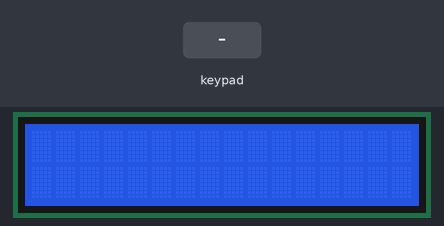
The sketch below on a simulated Arduino Uno, built with avr-gcc and run on an emulated ATmega328P. On the bench: 16×2 character LCD. The inputs (shaded band) are chosen by the test bench. What the sketch prints to the serial monitor is not drawn.

Above: at 1.2 s.
1.3 s: keypad keys 9 8 7 6 # pressed 0.4 s apart
At 4.4 s:
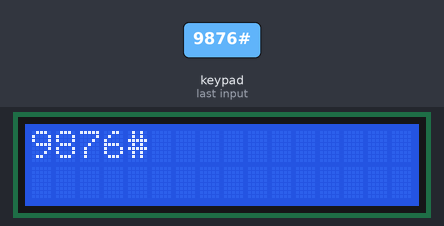
4.8 s: key 'A' pressed
At 5.6 s:
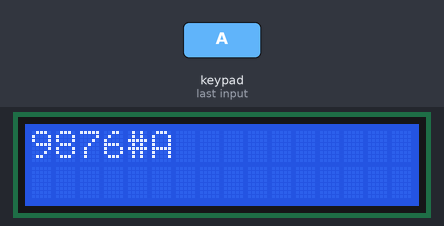
6.3 s: key 'B' pressed
At 6.9 s:
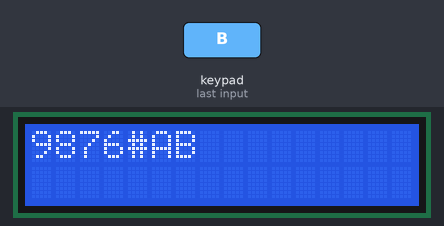
7.8 s: keypad keys 9 8 7 6 * pressed 0.4 s apart
At 10.3 s:
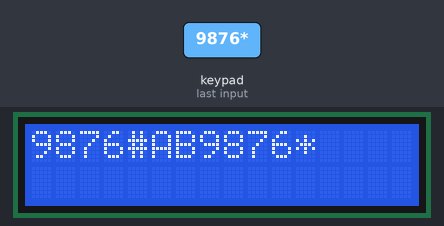
11.3 s: key 'C' pressed
At 11.7 s:
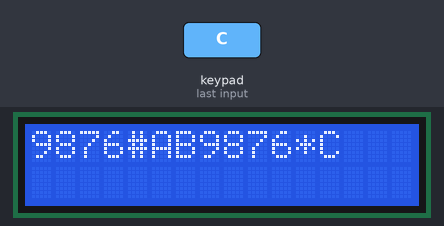
12.8 s: keypad keys 9 8 7 6 D pressed 0.4 s apart
At 15.5 s:
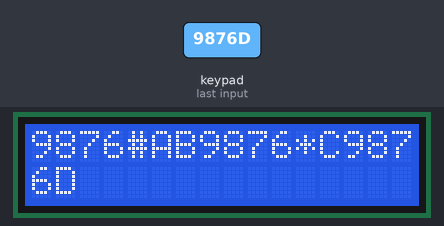
Timing chart, 0 to 17.0 s (numbered marks = the images above; inputs shaded):
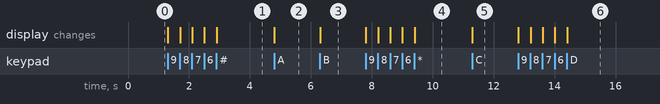

The sketch:

keypad_LCD.ino
```cpp
#include <LiquidCrystal_I2C.h>
#include <Wire.h>
#define BACKLIGHT_PIN 3

LiquidCrystal_I2C lcd(0x27, 2, 1, 0, 4, 5, 6, 7);


#include <Keypad.h>

int dalsi = 0;
int i=0;
int z=0;

const byte ROWS = 4; //four rows
const byte COLS = 4; //four columns
//define the cymbols on the buttons of the keypads
char hexaKeys[ROWS][COLS] = {
  {'1','2','3','A'},
  {'4','5','6','B'},
  {'7','8','9','C'},
  {'*','0','#','D'}
};
byte rowPins[ROWS] = {9, 8, 7, 6}; //connect to the row pinouts of the keypad
byte colPins[COLS] = {5, 4, 3, 2}; //connect to the column pinouts of the keypad

//initialize an instance of class NewKeypad
Keypad customKeypad = Keypad( makeKeymap(hexaKeys), rowPins, colPins, ROWS, COLS);

void setup(){
  lcd.begin(16, 2);
  lcd.setBacklightPin(BACKLIGHT_PIN, POSITIVE);
  lcd.setBacklight(HIGH);
  Serial.begin(9600);

}

void loop(){
  char customKey = customKeypad.getKey();

  if (customKey){
    dalsi++;
    if(dalsi<=16){

      lcd.setCursor(i,0);
      i++;
       lcd.print(customKey);
    Serial.println(customKey);
    }

    else{
      lcd.setCursor(z,1);
      z++;
        lcd.print(customKey);
    Serial.println(customKey);
    }
    }

 }
```

Measured:
- after the input at 1.3 s, the display: first changes at once (image 1 shows a later state)
- after the input at 4.8 s, the display: changes at once (image 2)
- after the input at 6.3 s, the display: changes at once (image 3)
- after the input at 7.8 s, the display: first changes at once (image 4 shows a later state)
- after the input at 11.3 s, the display: changes at once (image 5)
- after the input at 12.8 s, the display: first changes at once (image 6 shows a later state)
